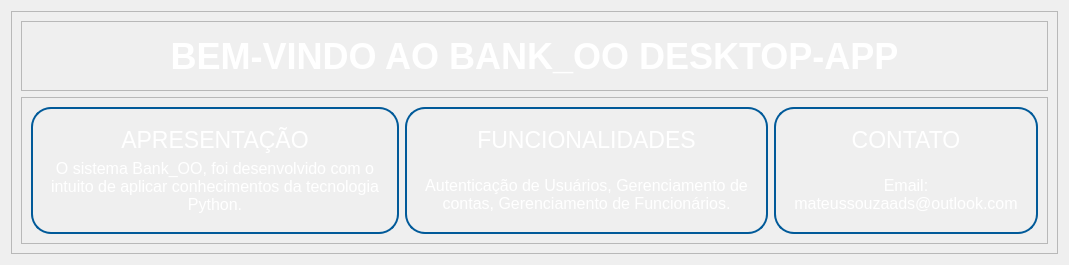
            <widget class="QWidget" name="home_page">
             <property name="styleSheet">
              <string notr="true"/>
             </property>
             <layout class="QVBoxLayout" name="verticalLayout_6">
              <item>
               <widget class="QFrame" name="frame_content_home">
                <property name="frameShape">
                 <enum>QFrame::StyledPanel</enum>
                </property>
                <property name="frameShadow">
                 <enum>QFrame::Raised</enum>
                </property>
                <layout class="QVBoxLayout" name="verticalLayout_17">
                 <item>
                  <widget class="QFrame" name="frame_title_home">
                   <property name="minimumSize">
                    <size>
                     <width>70</width>
                     <height>70</height>
                    </size>
                   </property>
                   <property name="maximumSize">
                    <size>
                     <width>16777215</width>
                     <height>70</height>
                    </size>
                   </property>
                   <property name="styleSheet">
                    <string notr="true">QFrame{
}

QLabel{
	color: rgb(255, 255, 255);
}</string>
                   </property>
                   <property name="frameShape">
                    <enum>QFrame::StyledPanel</enum>
                   </property>
                   <property name="frameShadow">
                    <enum>QFrame::Raised</enum>
                   </property>
                   <layout class="QVBoxLayout" name="verticalLayout_18">
                    <item>
                     <widget class="QLabel" name="label">
                      <property name="font">
                       <font>
                        <pointsize>27</pointsize>
                        <weight>75</weight>
                        <bold>true</bold>
                       </font>
                      </property>
                      <property name="text">
                       <string>BEM-VINDO AO BANK_OO DESKTOP-APP</string>
                      </property>
                      <property name="alignment">
                       <set>Qt::AlignCenter</set>
                      </property>
                     </widget>
                    </item>
                   </layout>
                  </widget>
                 </item>
                 <item>
                  <widget class="QFrame" name="frame_principal">
                   <property name="styleSheet">
                    <string notr="true"/>
                   </property>
                   <property name="frameShape">
                    <enum>QFrame::StyledPanel</enum>
                   </property>
                   <property name="frameShadow">
                    <enum>QFrame::Raised</enum>
                   </property>
                   <layout class="QHBoxLayout" name="horizontalLayout_6">
                    <item>
                     <widget class="QFrame" name="frame_1">
                      <property name="styleSheet">
                       <string notr="true">QFrame{
	color: rgb(255, 255, 255);
	border-radius: 20px;
	border: 2px solid rgb(1, 90, 153);
}

</string>
                      </property>
                      <property name="frameShape">
                       <enum>QFrame::StyledPanel</enum>
                      </property>
                      <property name="frameShadow">
                       <enum>QFrame::Raised</enum>
                      </property>
                      <layout class="QVBoxLayout" name="verticalLayout_23">
                       <item>
                        <widget class="QFrame" name="frame_3">
                         <property name="styleSheet">
                          <string notr="true">QFrame{
	border:none;
}</string>
                         </property>
                         <property name="frameShape">
                          <enum>QFrame::StyledPanel</enum>
                         </property>
                         <property name="frameShadow">
                          <enum>QFrame::Raised</enum>
                         </property>
                         <layout class="QGridLayout" name="gridLayout_5">
                          <item row="0" column="0" alignment="Qt::AlignTop">
                           <widget class="QLabel" name="label_3">
                            <property name="font">
                             <font>
                              <pointsize>17</pointsize>
                             </font>
                            </property>
                            <property name="text">
                             <string>APRESENTAÇÃO</string>
                            </property>
                            <property name="alignment">
                             <set>Qt::AlignCenter</set>
                            </property>
                           </widget>
                          </item>
                          <item row="2" column="0">
                           <widget class="QLabel" name="label_10">
                            <property name="font">
                             <font>
                              <pointsize>12</pointsize>
                             </font>
                            </property>
                            <property name="text">
                             <string>O sistema Bank_OO, foi desenvolvido com o intuito de aplicar conhecimentos da tecnologia Python.</string>
                            </property>
                            <property name="alignment">
                             <set>Qt::AlignCenter</set>
                            </property>
                            <property name="wordWrap">
                             <bool>true</bool>
                            </property>
                           </widget>
                          </item>
                         </layout>
                        </widget>
                       </item>
                      </layout>
                     </widget>
                    </item>
                    <item>
                     <widget class="QFrame" name="frame_13">
                      <property name="styleSheet">
                       <string notr="true">QFrame{
	color: rgb(255, 255, 255);
	border-radius: 20px;
	border: 2px solid rgb(1, 90, 153);
}</string>
                      </property>
                      <property name="frameShape">
                       <enum>QFrame::StyledPanel</enum>
                      </property>
                      <property name="frameShadow">
                       <enum>QFrame::Raised</enum>
                      </property>
                      <layout class="QVBoxLayout" name="verticalLayout_22">
                       <item>
                        <widget class="QFrame" name="frame_5">
                         <property name="styleSheet">
                          <string notr="true">QFrame{
	border:none;
}</string>
                         </property>
                         <property name="frameShape">
                          <enum>QFrame::StyledPanel</enum>
                         </property>
                         <property name="frameShadow">
                          <enum>QFrame::Raised</enum>
                         </property>
                         <layout class="QGridLayout" name="gridLayout_6">
                          <item row="0" column="0" alignment="Qt::AlignTop">
                           <widget class="QLabel" name="label_5">
                            <property name="font">
                             <font>
                              <pointsize>17</pointsize>
                             </font>
                            </property>
                            <property name="text">
                             <string>FUNCIONALIDADES</string>
                            </property>
                            <property name="alignment">
                             <set>Qt::AlignCenter</set>
                            </property>
                           </widget>
                          </item>
                          <item row="1" column="0">
                           <widget class="QLabel" name="label_11">
                            <property name="font">
                             <font>
                              <pointsize>12</pointsize>
                             </font>
                            </property>
                            <property name="text">
                             <string>Autenticação de Usuários, Gerenciamento de contas, Gerenciamento de Funcionários.</string>
                            </property>
                            <property name="alignment">
                             <set>Qt::AlignCenter</set>
                            </property>
                            <property name="wordWrap">
                             <bool>true</bool>
                            </property>
                           </widget>
                          </item>
                         </layout>
                        </widget>
                       </item>
                      </layout>
                     </widget>
                    </item>
                    <item>
                     <widget class="QFrame" name="frame_14">
                      <property name="styleSheet">
                       <string notr="true">QFrame{
	color: rgb(255, 255, 255);
	border-radius: 20px;
	border: 2px solid rgb(1, 90, 153);
}</string>
                      </property>
                      <property name="frameShape">
                       <enum>QFrame::StyledPanel</enum>
                      </property>
                      <property name="frameShadow">
                       <enum>QFrame::Raised</enum>
                      </property>
                      <layout class="QHBoxLayout" name="horizontalLayout_7">
                       <item>
                        <widget class="QFrame" name="frame_15">
                         <property name="styleSheet">
                          <string notr="true">QFrame{
	border:none;
}</string>
                         </property>
                         <property name="frameShape">
                          <enum>QFrame::StyledPanel</enum>
                         </property>
                         <property name="frameShadow">
                          <enum>QFrame::Raised</enum>
                         </property>
                         <layout class="QGridLayout" name="gridLayout_7">
                          <item row="0" column="0" alignment="Qt::AlignTop">
                           <widget class="QLabel" name="label_9">
                            <property name="font">
                             <font>
                              <pointsize>17</pointsize>
                             </font>
                            </property>
                            <property name="text">
                             <string>CONTATO</string>
                            </property>
                            <property name="alignment">
                             <set>Qt::AlignCenter</set>
                            </property>
                           </widget>
                          </item>
                          <item row="1" column="0">
                           <widget class="QLabel" name="label_12">
                            <property name="font">
                             <font>
                              <pointsize>12</pointsize>
                             </font>
                            </property>
                            <property name="text">
                             <string>Email: mateussouzaads@outlook.com</string>
                            </property>
                            <property name="alignment">
                             <set>Qt::AlignCenter</set>
                            </property>
                            <property name="wordWrap">
                             <bool>true</bool>
                            </property>
                           </widget>
                          </item>
                         </layout>
                        </widget>
                       </item>
                      </layout>
                     </widget>
                    </item>
                   </layout>
                  </widget>
                 </item>
                </layout>
               </widget>
              </item>
             </layout>
            </widget>
